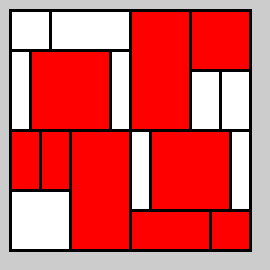
Frame 1 (no input)
Frame 60 (the mouse pressed at the canvas centre just before this capture): identical to frame 1, image omitted
Frame 120 (the mouse held since frame 60 and released just before this capture): identical to frame 1, image omitted

The Processing sketch that drew this single still picture (run headless with seeded random() and noise(); from frame 60 on, the mouse is pressed at the canvas centre):

// Processing sketch: processing_168326
// ── processing_168326.pde

   /* 
   By Adriano Parracciani
   aka CyberParra
   ----------------------------
   settaggio iniziale colore rosso
  dei 9 rettangoli interattivi
  una tripletta RGB per ogni rettangolo
  
  */
  
  
  float R1 = 255;
  float G1 = 0;
  float B1 = 0;

  float R2 = 255;
  float G2 = 0;
  float B2 = 0;

  float R3 = 255;
  float G3 = 0;
  float B3 = 0;
  
  float R4 = 255;
  float G4 = 0;
  float B4 = 0;
  
  float R5 = 255;
  float G5 = 0;
  float B5 = 0;
  
  float R6 = 255;
  float G6 = 0;
  float B6 = 0;
  
  float R7 = 255;
  float G7 = 0;
  float B7 = 0;
  
  float R8 = 255;
  float G8 = 0;
  float B8 = 0;
  
  float R9 = 255;
  float G9 = 0;
  float B9 = 0;

void setup() {
  size(270,270);
  frameRate(10);
  strokeWeight(3);
  
   
}
  
  void draw() {
   // colonna 1
    fill(255);
    rect(10,10,40,40);//riga1 sx
    rect(50,10,80,40);//riga1 mid    
    rect(10,50,20,80);//riga2sx
    /*
    controlla se viene premuto il mouse 
    e se il mouse si trova nell'are del rettangolo in questione
        */
    if (mousePressed==true) {
        if ((mouseX >30) && (mouseX<110) && (mouseY>50) && (mouseY<130)) {
            
        R1=random(255);
        G1=random(255);
        B1=random(255);
       
    }    
   } 
    
   fill(R1, G1, B1);
    rect(30,50,80,80);//riga2mid R1
    
     fill(255);
    rect(110,50,20,80);//riga2dx
    
   if (mousePressed==true) {
         if ((mouseX >10) && (mouseX<40) && (mouseY>130) && (mouseY<190)) {
            
        R2=random(255);
        G2=random(255);
        B2=random(255);
       
    }    
   }  
     fill(R2, G2, B2);
    rect(10,130,30,60);//riga3sx
    
    if (mousePressed==true) {
         if ((mouseX >40) && (mouseX<70) && (mouseY>130) && (mouseY<190)) {
            
        R3=random(255);
        G3=random(255);
        B3=random(255);
       
    }    
   }  
     fill(R3, G3, B3);
    
    rect(40,130,30,60);//riga3dx R3
    
    fill(255);
    rect(10,190,60,60);//riga4sx
    
    
    
   if (mousePressed==true) {
         if ((mouseX >70) && (mouseX<130) && (mouseY>130) && (mouseY<250)) {
            
        R4=random(255);
        G4=random(255);
        B4=random(255);
       
    }    
   }  
     fill(R4, G4, B4);
    rect(70,130,60,120);//big sx R4
    
    
    
  if (mousePressed==true) {
         if ((mouseX >130) && (mouseX<190) && (mouseY>10) && (mouseY<130)) {
            
        R5=random(255);
        G5=random(255);
        B5=random(255);
       
    }    
   }  
     fill(R5, G5, B5);
    rect(130,10,60,120);//big dx R5
    
      // colonna 2
        if (mousePressed==true) {
         if ((mouseX >190) && (mouseX<250) && (mouseY>10) && (mouseY<70)) {
            
        R6=random(255);
        G6=random(255);
        B6=random(255);
       
    }    
   }  
     fill(R6, G6, B6);     
      rect(190,10,60,60);//riga1sx R6
      
      fill(255);
      rect(190,70,30,60);//riga2sx
      rect(220,70,30,60);//riga2sx
      
      rect(130,130,20,80);//riga3sx
      
      
      if (mousePressed==true) {
         if ((mouseX >150) && (mouseX<230) && (mouseY>130) && (mouseY<210)) {
            
        R7=random(255);
        G7=random(255);
        B7=random(255);
       
    }    
   }  
     fill(R7, G7, B7);
      rect(150,130,80,80);//riga3mid R7
      
      fill(255);
      rect(230,130,20,80);//riga3dx
      
      if (mousePressed==true) {
         if ((mouseX >130) && (mouseX<210) && (mouseY>210) && (mouseY<250)) {
            
        R8=random(255);
        G8=random(255);
        B8=random(255);
       
    }    
   }  
     fill(R8, G8, B8);
      rect(130,210,80,40);//riga4sx R8
      
      
      if (mousePressed==true) {
         if ((mouseX >210) && (mouseX<250) && (mouseY>210) && (mouseY<250)) {
            
        R9=random(255);
        G9=random(255);
        B9=random(255);
       
    }    
   }  
     fill(R9, G9, B9);
      rect(210,210,40,40);//riga4mid R9
      
           
  }
